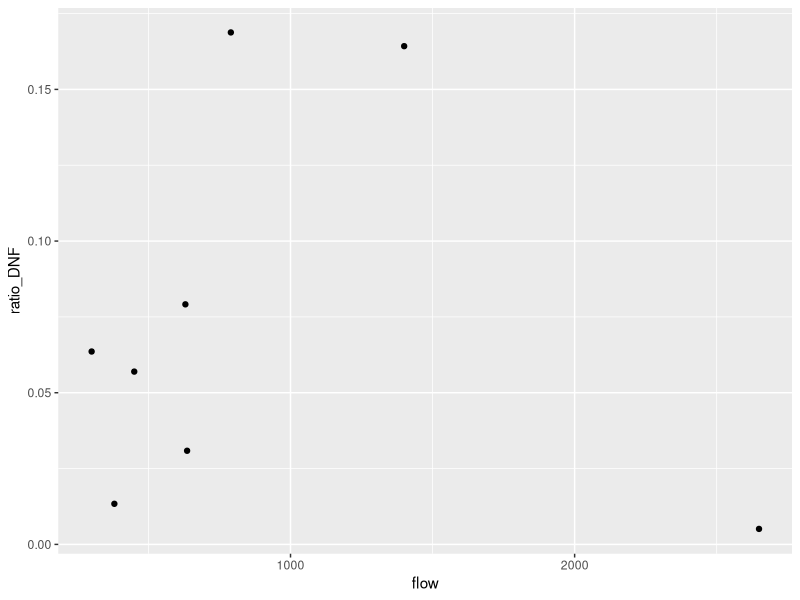

Recreate this plot in R. (Note: this script raises an error after producing the figure.)
## ---- chunk 1
library(tidyverse)
library(dplyr)
library(broom)

RR_dnf_data <- read_csv("phoebechar/raisin_river/module/raisin_river_DNF.csv")
## ---- chunk 2
ggplot(RR_dnf_data, aes(x = flow, y = ratio_DNF)) +
  geom_point() 
## ---- chunk 3
dnf_mod <- lm(ratio_DNF ~ flow, RR_dnf_data)
summary(dnf_mod)
## ---- chunk 4
dnf_resid = left_join(select(rr_DNF, year, ratio_DNF, flow), augment(dnf_mod))
## ---- chunk 5
dnf_resid |> filter(.hat > 2*(2/9)) ## 2017 has unusual leverage
dnf_resid |> filter( abs(.std.resid) >= 2) ## none with usual standardized residual
dnf_resid |> filter(.cooksd > 2) ## 2017 is highly influential
## ---- chunk 6
RR_dnf_data <- RR_dnf_data |> filter(year != 2017)
## ---- chunk 7
ggplot(RR_dnf_data, aes(x = flow, y = ratio_DNF)) +
  geom_point() +
  geom_smooth(method = lm, se = FALSE)
## ---- chunk 8
dnf_mod <- lm(ratio_DNF ~ flow, RR_dnf_data)
summary(dnf_mod)
